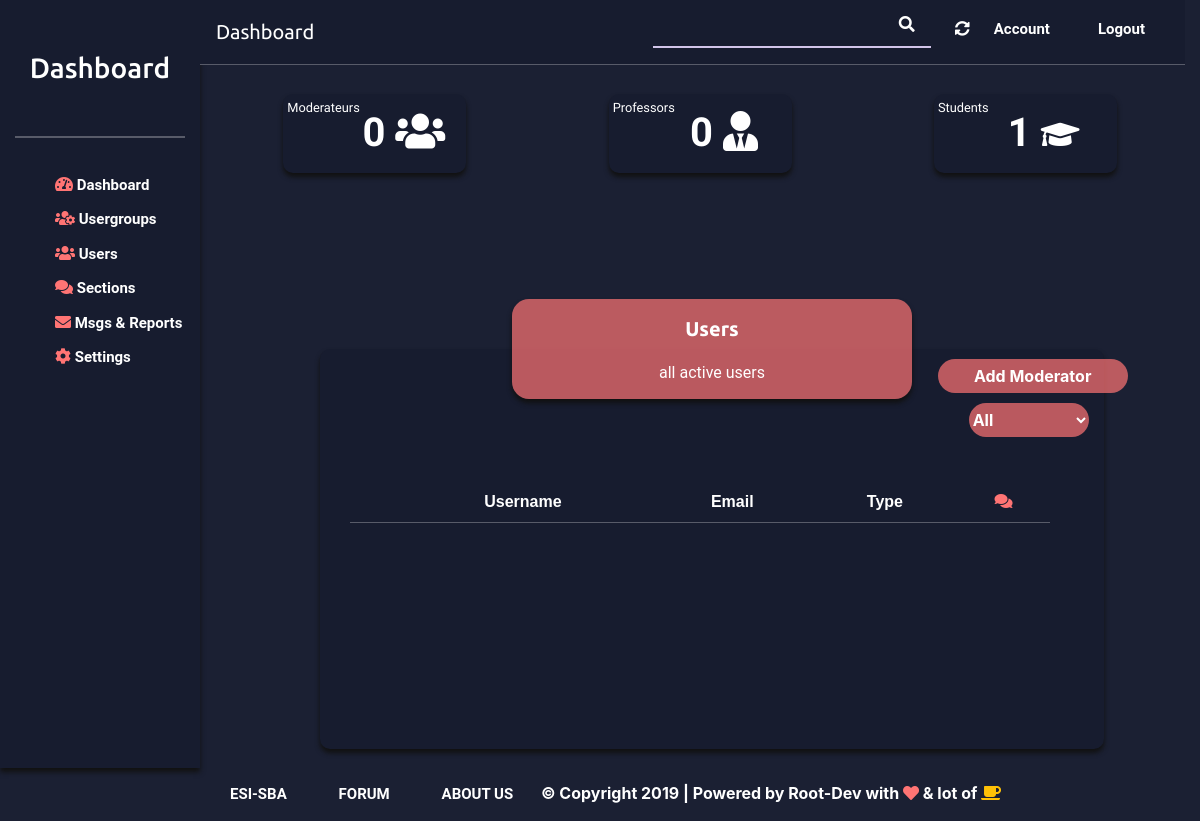
Before: /users with the older database file.
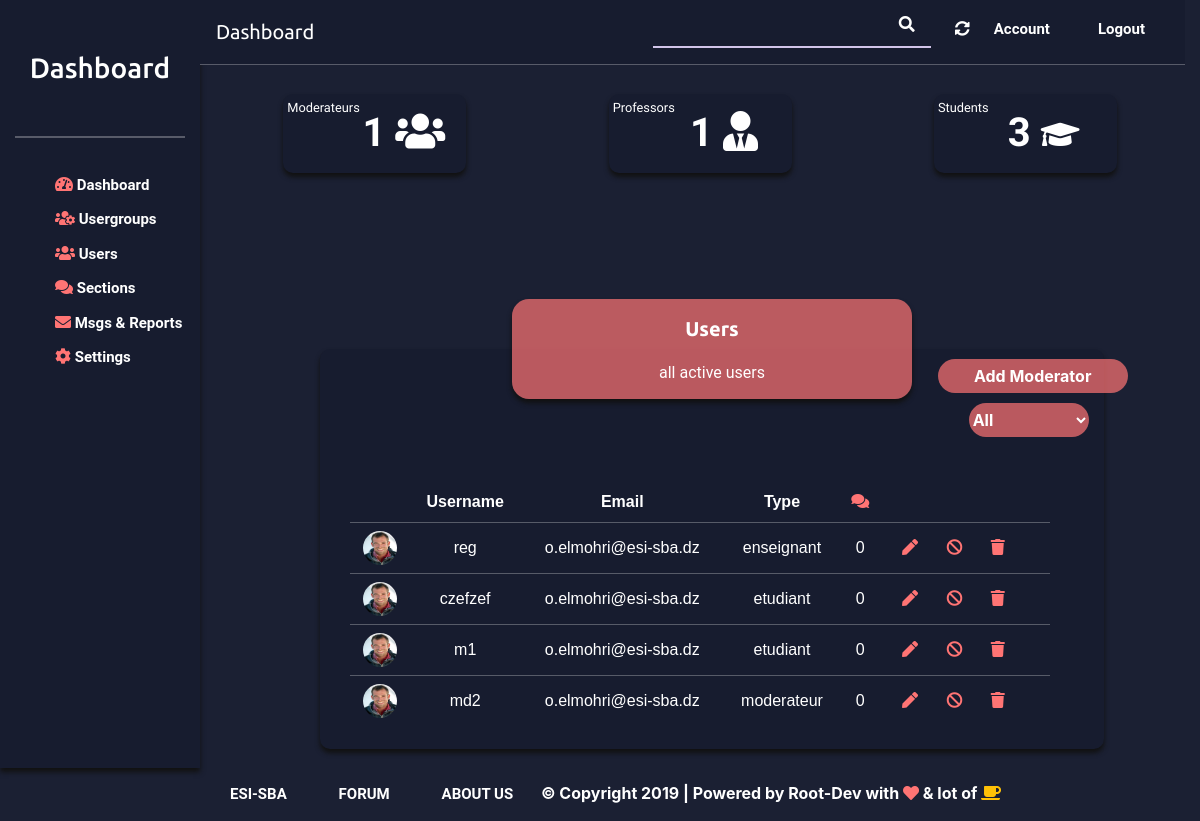
After: the same page with the newer database file.
### Main/models.py (models this page shows, shortened)
class Profile (models.Model):
    user = models.OneToOneField(settings.AUTH_USER_MODEL,on_delete=models.CASCADE,related_name="profile")
    name = models.CharField(max_length=20)
    surname = models.CharField(max_length=20)
    numero_telephone = models.IntegerField(null=True)
    promotion = models.CharField(choices=PROMO,default='1cpi',max_length=3,null=True)
    bio = models.TextField(null=True)
    slug = models.SlugField(max_length=250,unique =True,null=True)
    publication_enregistrer = models.ForeignKey(Publication,on_delete=models.CASCADE,null=True)
    image = models.ImageField(null=True,upload_to='profile_pics')
    is_appoved =models.BooleanField(default=False)

class Utilisateur(AbstractUser):
    role = models.CharField(choices=ROLE,default='etudiant',max_length=10)

### Main/views.py (the view, shortened to what this page needs)
# urls.py: path('users', views.users, name='users'),
def users(request):
    users=Profile.objects.filter(is_appoved=True)
    if request.method=='POST' and 'delete' in request.POST:
            formd =deleteForm(request.POST)
            if formd.is_valid():
               Utilisateur.objects.filter(username=formd.cleaned_data.get('username')).delete()
    if request.method == 'POST' and 'addmod' in request.POST:
        formadd = addmodForm(request.POST)
        if formadd.is_valid():
            Utilisateur.objects.create(username=formadd.cleaned_data.get('username'), email=formadd.cleaned_data.get('email'),password=formadd.cleaned_data.get('password'),role="moderateur")
    formadd=addmodForm(request.POST)
    formdelete=deleteForm()
    formselect=listuserForm()
    formusers = userUpdate()
    formuserno=approveForm()
    nbstd=Utilisateur.objects.filter(role="etudiant").count()
    nbprof=Utilisateur.objects.filter(role="enseignant").count()
    nbpmod=Utilisateur.objects.filter(role="moderateur").count()
    usersNo=Profile.objects.filter(is_appoved=False)
    return render(request, 'Main/admin/Users.html', {"usersNo":usersNo,
                                                     "users":users,
                                                      "formusers":formusers,
                                                      "formuserno":formuserno,
                                                      "formselect":formselect,
                                                      "formdelete":formdelete,
                                                      "formadd":formadd,
                                                      "nbstd":nbstd,
                                                      "nbprof":nbprof,
                                                      "nbpmod":nbpmod,
                                                        })

### Main/forms.py
class userUpdate(forms.Form):
    username=forms.CharField(required=False)
    username1=forms.CharField(required=False)
    role =forms.ChoiceField(choices = ROLE1, label="", initial='', widget=forms.Select(), required=False)
    password =forms.CharField(required=False)
    password1 =forms.CharField(required=False)
    email= forms.EmailField(required=False)

class approveForm(forms.Form):
    username=forms.CharField(required=True)

### Main/templates/Main/admin/Users.html (shortened to what the changed rows need)
{% extends "./dashboardBse.html" %}
{% load widget_tweaks %}
{% load static %}
{%block content%}
<div class="row ml-4">
                        <div class="col-4">
                                <div id="members">
                                    <small class="float-left mt-1 ml-1">Moderateurs</small>
                                    <div class="text-dash">
                                {{nbpmod}} <span class="fa fa-users"></span>
                                </div>
                            </div>
                        </div>
                        <div class="col-4">
                                <div id="total-topics">
                                    <small class="float-left mt-1 ml-1">Professors</small>
                                    <div class="text-dash">
                                {{nbprof}} <span class="fa fa-user-tie"></span>
                                </div>
                            </div>
                        </div>
                        <div class="col-4">
                            <div id="online">
                                <small class="float-left mt-1 ml-1">Students</small>
                                <div class="text-dash">
                                        {{nbstd}} <span class="fa fa-graduation-cap" style="font-size:31px;"></span>
                                </div>
                            </div>
                        </div>
                    </div>
                <div class="row ml-4">
                    <div class="col-md-10 mt-4 col-center">
                        <div class="tab" style="height:400px ">
                         <div style="height:280px;width:700px; overflow-y:scroll;position :relative;top:-20px"  >
                            <table>
                                <tr>
                                    <th></th>
                                    <th>Username</th>
                                    <th>Email</th>
                                    <th>Type</th>
                                    <th><span class="fa fa-comments icons"></th>
                                </tr>
                                {% for userr in users %}
                                  <tr>
                                    <td>
                                        <img src="../images/avatars/1.jpg" class="usr-tab">
                                    </td>
                                    <td>{{userr.user.username}} </td>
                                    <td>{{userr.user.email}}</td>
                                    <td>{{userr.user.role}}</td>
                                    <td>{{userr.user.commentes.count}}</td>
                                    <td><a href="#" role="button" data-toggle="modal" data-target="#editUser" onclick="getdata(this)"><span class="fa fa-pen icons mr-4"></span></a>
                                        <a href="#" role="button" data-toggle="modal" data-target="#banPop"><span class="fa fa-ban icons mr-4"></span></a>
                                        <a href="#" role="button" data-toggle="modal" data-target="#deletePop" onclick="delecticn(this)"><span class="fa fa-trash icons mr-4"></span></a>
                                        </td>
                                </tr>
                                {% endfor %}
                            </table>
                            </div>
                        </div>
                    </div>
                </div>
                  <br/><br/><br/>
{% endblock content %}

Changed rows visible on the page:
added Profile: user.username "reg", user.email "o.elmohri@esi-sba.dz", user.role "enseignant", user.commentes.count "0"
added Profile: user.username "czefzef", user.email "o.elmohri@esi-sba.dz", user.role "etudiant", user.commentes.count "0"
added Profile: user.username "m1", user.email "o.elmohri@esi-sba.dz", user.role "etudiant", user.commentes.count "0"
added Profile: user.username "md2", user.email "o.elmohri@esi-sba.dz", user.role "moderateur", user.commentes.count "0"
Other visible differences:
{{ nbpmod }}: "0" → "1"
{{ nbprof }}: "0" → "1"
{{ nbstd }}: "1" → "3"
